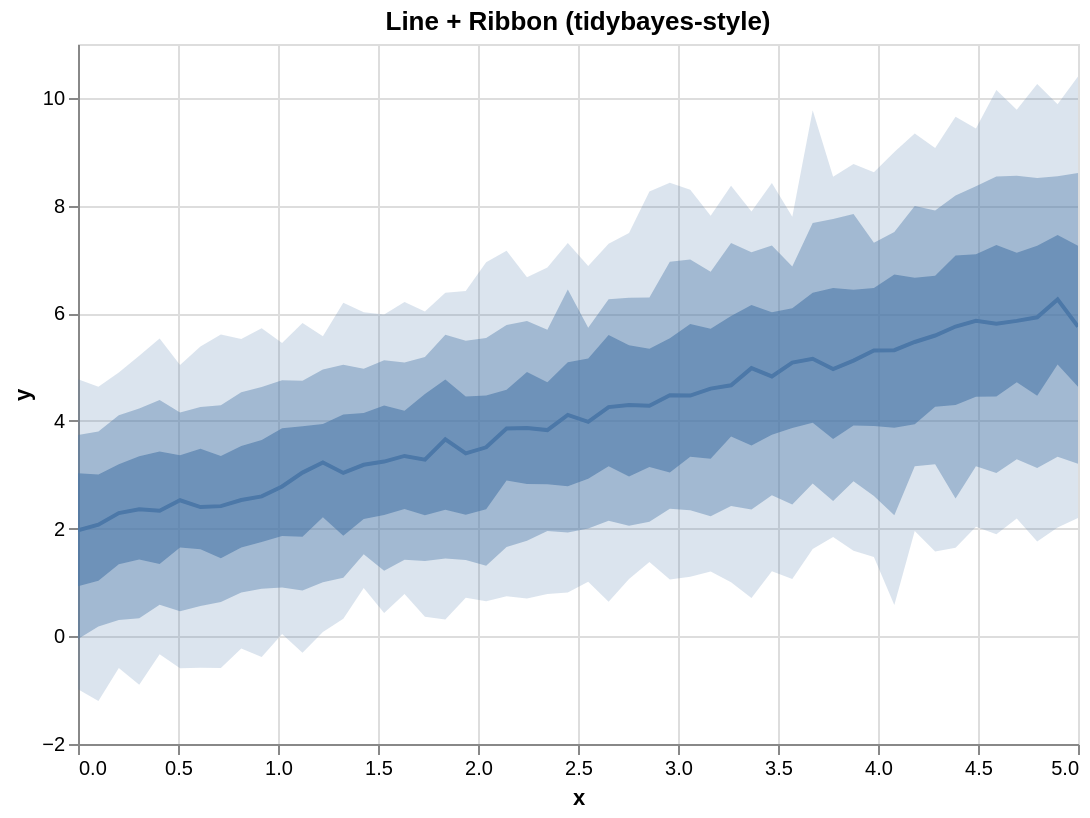

Vega-Lite specification stored for this chart:
### Vega-Lite specification from a JSON file in a GitHub repository (floating-point values rounded to 4 significant figures)
{"$schema": "https://vega.github.io/schema/vega-lite/v5.json", "config": {"axis": {"labelLimit": 0}, "header": {"labelLimit": 0}, "legend": {"labelLimit": 0}}, "data": {"values": [{"__median__": 4.297, "hi_0_5_": 5.403, "hi_0_8_": 6.289, "hi_0_95_": 7.489, "lo_0_5_": 2.97, "lo_0_8_": 2.055, "lo_0_95_": 1.065, "x": 2.755}, {"__median__": 3.229, "hi_0_5_": 3.944, "hi_0_8_": 4.955, "hi_0_95_": 5.571, "lo_0_5_": 2.209, "lo_0_8_": 1.004, "lo_0_95_": 0.07961, "x": 1.224}, {"__median__": 4.662, "hi_0_5_": 5.948, "hi_0_8_": 7.304, "hi_0_95_": 8.367, "lo_0_5_": 3.712, "lo_0_8_": 2.421, "lo_0_95_": 1.002, "x": 3.265}, {"__median__": 4.965, "hi_0_5_": 6.468, "hi_0_8_": 7.749, "hi_0_95_": 8.534, "lo_0_5_": 3.665, "lo_0_8_": 2.512, "lo_0_95_": 1.845, "x": 3.776}, {"__median__": 5.859, "hi_0_5_": 7.095, "hi_0_8_": 8.357, "hi_0_95_": 9.43, "lo_0_5_": 4.447, "lo_0_8_": 3.159, "lo_0_95_": 2.034, "x": 4.49}, {"__median__": 2.072, "hi_0_5_": 3.003, "hi_0_8_": 3.806, "hi_0_95_": 4.635, "lo_0_5_": 1.03, "lo_0_8_": 0.1814, "lo_0_95_": -1.203, "x": 0.102}, {"__median__": 5.313, "hi_0_5_": 6.718, "hi_0_8_": 7.511, "hi_0_95_": 8.992, "lo_0_5_": 3.873, "lo_0_8_": 2.247, "lo_0_95_": 0.5804, "x": 4.082}, {"__median__": 2.358, "hi_0_5_": 3.345, "hi_0_8_": 4.231, "hi_0_95_": 5.208, "lo_0_5_": 1.428, "lo_0_8_": 0.3376, "lo_0_95_": -0.9011, "x": 0.3061}, {"__median__": 5.925, "hi_0_5_": 7.253, "hi_0_8_": 8.513, "hi_0_95_": 10.26, "lo_0_5_": 4.466, "lo_0_8_": 3.128, "lo_0_95_": 1.76, "x": 4.796}, {"__median__": 3.83, "hi_0_5_": 4.719, "hi_0_8_": 5.693, "hi_0_95_": 6.851, "lo_0_5_": 2.822, "lo_0_8_": 1.957, "lo_0_95_": 0.7861, "x": 2.347}, {"__median__": 2.288, "hi_0_5_": 3.196, "hi_0_8_": 4.104, "hi_0_95_": 4.898, "lo_0_5_": 1.337, "lo_0_8_": 0.3021, "lo_0_95_": -0.5874, "x": 0.2041}, {"__median__": 4.6, "hi_0_5_": 5.713, "hi_0_8_": 6.769, "hi_0_95_": 7.809, "lo_0_5_": 3.295, "lo_0_8_": 2.231, "lo_0_95_": 1.205, "x": 3.163}, {"__median__": 5.466, "hi_0_5_": 6.658, "hi_0_8_": 7.993, "hi_0_95_": 9.336, "lo_0_5_": 3.938, "lo_0_8_": 3.157, "lo_0_95_": 1.956, "x": 4.184}, {"__median__": 3.867, "hi_0_5_": 4.91, "hi_0_8_": 5.855, "hi_0_95_": 6.67, "lo_0_5_": 2.831, "lo_0_8_": 1.774, "lo_0_95_": 0.6999, "x": 2.245}, {"__median__": 3.983, "hi_0_5_": 5.158, "hi_0_8_": 5.732, "hi_0_95_": 6.878, "lo_0_5_": 2.927, "lo_0_8_": 2.003, "lo_0_95_": 1.011, "x": 2.551}, {"__median__": 2.783, "hi_0_5_": 3.864, "hi_0_8_": 4.755, "hi_0_95_": 5.447, "lo_0_5_": 1.861, "lo_0_8_": 0.9076, "lo_0_95_": 0.04087, "x": 1.02}, {"__median__": 5.084, "hi_0_5_": 6.095, "hi_0_8_": 6.868, "hi_0_95_": 7.794, "lo_0_5_": 3.869, "lo_0_8_": 2.449, "lo_0_95_": 1.064, "x": 3.571}, {"__median__": 5.307, "hi_0_5_": 6.467, "hi_0_8_": 7.309, "hi_0_95_": 8.619, "lo_0_5_": 3.907, "lo_0_8_": 2.604, "lo_0_95_": 1.475, "x": 3.98}, {"__median__": 2.417, "hi_0_5_": 3.35, "hi_0_8_": 4.29, "hi_0_95_": 5.607, "lo_0_5_": 1.447, "lo_0_8_": 0.6363, "lo_0_95_": -0.5877, "x": 0.7143}, {"__median__": 5.586, "hi_0_5_": 6.698, "hi_0_8_": 7.909, "hi_0_95_": 9.068, "lo_0_5_": 4.266, "lo_0_8_": 3.195, "lo_0_95_": 1.577, "x": 4.286}, {"__median__": 2.532, "hi_0_5_": 3.535, "hi_0_8_": 4.531, "hi_0_95_": 5.522, "lo_0_5_": 1.651, "lo_0_8_": 0.813, "lo_0_95_": -0.2257, "x": 0.8163}, {"__median__": 4.256, "hi_0_5_": 5.593, "hi_0_8_": 6.259, "hi_0_95_": 7.289, "lo_0_5_": 3.158, "lo_0_8_": 2.144, "lo_0_95_": 0.6412, "x": 2.653}, {"__median__": 6.257, "hi_0_5_": 7.451, "hi_0_8_": 8.543, "hi_0_95_": 9.879, "lo_0_5_": 5.05, "lo_0_8_": 3.334, "lo_0_95_": 2.02, "x": 4.898}, {"__median__": 4.282, "hi_0_5_": 5.342, "hi_0_8_": 6.294, "hi_0_95_": 8.259, "lo_0_5_": 3.143, "lo_0_8_": 2.127, "lo_0_95_": 1.379, "x": 2.857}, {"__median__": 3.656, "hi_0_5_": 4.768, "hi_0_8_": 5.599, "hi_0_95_": 6.379, "lo_0_5_": 2.35, "lo_0_8_": 1.445, "lo_0_95_": 0.3117, "x": 1.837}, {"__median__": 5.153, "hi_0_5_": 6.379, "hi_0_8_": 7.678, "hi_0_95_": 9.771, "lo_0_5_": 3.968, "lo_0_8_": 2.837, "lo_0_95_": 1.622, "x": 3.673}, {"__median__": 3.859, "hi_0_5_": 4.58, "hi_0_8_": 5.784, "hi_0_95_": 7.161, "lo_0_5_": 2.895, "lo_0_8_": 1.66, "lo_0_95_": 0.7431, "x": 2.143}, {"__median__": 5.858, "hi_0_5_": 7.123, "hi_0_8_": 8.554, "hi_0_95_": 9.777, "lo_0_5_": 4.716, "lo_0_8_": 3.286, "lo_0_95_": 2.186, "x": 4.694}, {"__median__": 3.034, "hi_0_5_": 4.121, "hi_0_8_": 5.044, "hi_0_95_": 6.193, "lo_0_5_": 1.867, "lo_0_8_": 1.087, "lo_0_95_": 0.3252, "x": 1.327}, {"__median__": 2.526, "hi_0_5_": 3.361, "hi_0_8_": 4.155, "hi_0_95_": 5.039, "lo_0_5_": 1.648, "lo_0_8_": 0.4654, "lo_0_95_": -0.5921, "x": 0.5102}, {"__median__": 4.11, "hi_0_5_": 5.089, "hi_0_8_": 6.442, "hi_0_95_": 7.307, "lo_0_5_": 2.787, "lo_0_8_": 1.929, "lo_0_95_": 0.8155, "x": 2.449}, {"__median__": 4.47, "hi_0_5_": 5.801, "hi_0_8_": 7.0, "hi_0_95_": 8.293, "lo_0_5_": 3.337, "lo_0_8_": 2.343, "lo_0_95_": 1.107, "x": 3.061}, {"__median__": 5.751, "hi_0_5_": 7.255, "hi_0_8_": 8.605, "hi_0_95_": 10.4, "lo_0_5_": 4.634, "lo_0_8_": 3.207, "lo_0_95_": 2.196, "x": 5.0}, {"__median__": 5.805, "hi_0_5_": 7.266, "hi_0_8_": 8.54, "hi_0_95_": 10.15, "lo_0_5_": 4.453, "lo_0_8_": 3.034, "lo_0_95_": 1.893, "x": 4.592}, {"__median__": 2.399, "hi_0_5_": 3.481, "hi_0_8_": 4.259, "hi_0_95_": 5.38, "lo_0_5_": 1.618, "lo_0_8_": 0.5606, "lo_0_95_": -0.5839, "x": 0.6122}, {"__median__": 3.398, "hi_0_5_": 4.454, "hi_0_8_": 5.491, "hi_0_95_": 6.415, "lo_0_5_": 2.257, "lo_0_8_": 1.418, "lo_0_95_": 0.7157, "x": 1.939}, {"__median__": 3.245, "hi_0_5_": 4.286, "hi_0_8_": 5.127, "hi_0_95_": 5.977, "lo_0_5_": 2.251, "lo_0_8_": 1.216, "lo_0_95_": 0.4318, "x": 1.531}, {"__median__": 5.119, "hi_0_5_": 6.437, "hi_0_8_": 7.844, "hi_0_95_": 8.771, "lo_0_5_": 3.915, "lo_0_8_": 2.882, "lo_0_95_": 1.588, "x": 3.878}, {"__median__": 3.51, "hi_0_5_": 4.472, "hi_0_8_": 5.54, "hi_0_95_": 6.946, "lo_0_5_": 2.358, "lo_0_8_": 1.308, "lo_0_95_": 0.6507, "x": 2.041}, {"__median__": 3.185, "hi_0_5_": 4.146, "hi_0_8_": 4.968, "hi_0_95_": 6.016, "lo_0_5_": 2.18, "lo_0_8_": 1.525, "lo_0_95_": 0.898, "x": 1.429}, {"__median__": 2.33, "hi_0_5_": 3.432, "hi_0_8_": 4.388, "hi_0_95_": 5.532, "lo_0_5_": 1.342, "lo_0_8_": 0.5855, "lo_0_95_": -0.3338, "x": 0.4082}, {"__median__": 4.981, "hi_0_5_": 6.155, "hi_0_8_": 7.134, "hi_0_95_": 7.889, "lo_0_5_": 3.545, "lo_0_8_": 2.355, "lo_0_95_": 0.7104, "x": 3.367}, {"__median__": 1.97, "hi_0_5_": 3.028, "hi_0_8_": 3.74, "hi_0_95_": 4.773, "lo_0_5_": 0.9274, "lo_0_8_": -0.05185, "lo_0_95_": -0.9828, "x": 0.0}, {"__median__": 5.753, "hi_0_5_": 7.074, "hi_0_8_": 8.187, "hi_0_95_": 9.647, "lo_0_5_": 4.297, "lo_0_8_": 2.56, "lo_0_95_": 1.647, "x": 4.388}, {"__median__": 2.599, "hi_0_5_": 3.648, "hi_0_8_": 4.63, "hi_0_95_": 5.72, "lo_0_5_": 1.75, "lo_0_8_": 0.8828, "lo_0_95_": -0.3848, "x": 0.9184}, {"__median__": 3.282, "hi_0_5_": 4.5, "hi_0_8_": 5.187, "hi_0_95_": 6.032, "lo_0_5_": 2.248, "lo_0_8_": 1.4, "lo_0_95_": 0.362, "x": 1.735}, {"__median__": 4.478, "hi_0_5_": 5.534, "hi_0_8_": 6.954, "hi_0_95_": 8.422, "lo_0_5_": 3.04, "lo_0_8_": 2.37, "lo_0_95_": 1.055, "x": 2.959}, {"__median__": 3.35, "hi_0_5_": 4.188, "hi_0_8_": 5.086, "hi_0_95_": 6.21, "lo_0_5_": 2.366, "lo_0_8_": 1.42, "lo_0_95_": 0.7877, "x": 1.633}, {"__median__": 4.827, "hi_0_5_": 6.02, "hi_0_8_": 7.256, "hi_0_95_": 8.418, "lo_0_5_": 3.741, "lo_0_8_": 2.618, "lo_0_95_": 1.209, "x": 3.469}, {"__median__": 3.041, "hi_0_5_": 3.903, "hi_0_8_": 4.748, "hi_0_95_": 5.816, "lo_0_5_": 1.849, "lo_0_8_": 0.8497, "lo_0_95_": -0.305, "x": 1.122}]}, "height": 350, "layer": [{"_lr_layer": true, "encoding": {"tooltip": [{"field": "x", "title": "x", "type": "quantitative"}, {"field": "__median__", "title": "median", "type": "quantitative"}, {"field": "lo_0_95_", "title": "95% lo", "type": "quantitative"}, {"field": "hi_0_95_", "title": "95% hi", "type": "quantitative"}], "x": {"field": "x", "scale": {"zero": false}, "type": "quantitative"}, "y": {"field": "lo_0_95_", "scale": {"zero": false}, "title": "y", "type": "quantitative"}, "y2": {"field": "hi_0_95_"}}, "mark": {"line": false, "opacity": 0.2, "type": "area"}, "params": [{"bind": "scales", "name": "grid", "select": {"encodings": ["x", "y"], "type": "interval"}}]}, {"_lr_layer": true, "encoding": {"tooltip": [{"field": "x", "title": "x", "type": "quantitative"}, {"field": "__median__", "title": "median", "type": "quantitative"}, {"field": "lo_0_95_", "title": "95% lo", "type": "quantitative"}, {"field": "hi_0_95_", "title": "95% hi", "type": "quantitative"}], "x": {"field": "x", "scale": {"zero": false}, "type": "quantitative"}, "y": {"field": "lo_0_8_", "scale": {"zero": false}, "title": "y", "type": "quantitative"}, "y2": {"field": "hi_0_8_"}}, "mark": {"line": false, "opacity": 0.4, "type": "area"}}, {"_lr_layer": true, "encoding": {"tooltip": [{"field": "x", "title": "x", "type": "quantitative"}, {"field": "__median__", "title": "median", "type": "quantitative"}, {"field": "lo_0_95_", "title": "95% lo", "type": "quantitative"}, {"field": "hi_0_95_", "title": "95% hi", "type": "quantitative"}], "x": {"field": "x", "scale": {"zero": false}, "type": "quantitative"}, "y": {"field": "lo_0_5_", "scale": {"zero": false}, "title": "y", "type": "quantitative"}, "y2": {"field": "hi_0_5_"}}, "mark": {"line": false, "opacity": 0.6, "type": "area"}}, {"_lr_layer": true, "encoding": {"tooltip": [{"field": "x", "title": "x", "type": "quantitative"}, {"field": "__median__", "title": "median", "type": "quantitative"}, {"field": "lo_0_95_", "title": "95% lo", "type": "quantitative"}, {"field": "hi_0_95_", "title": "95% hi", "type": "quantitative"}], "x": {"field": "x", "scale": {"zero": false}, "type": "quantitative"}, "y": {"field": "__median__", "scale": {"zero": false}, "title": "y", "type": "quantitative"}}, "mark": {"strokeWidth": 2, "type": "line"}}], "title": "Line + Ribbon (tidybayes-style)", "width": 500}
